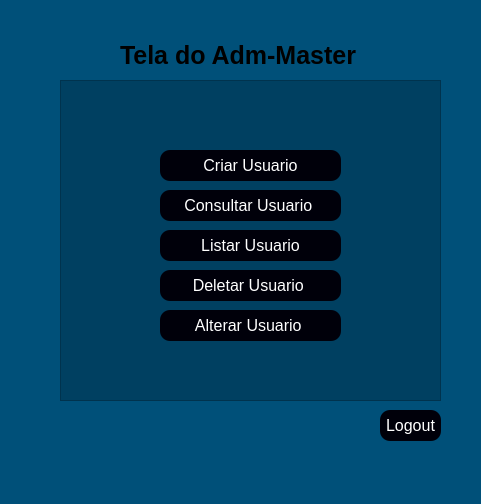
<?xml version="1.0" encoding="UTF-8"?>
<ui version="4.0">
 <class>MainWindow</class>
 <widget class="QMainWindow" name="MainWindow">
  <property name="geometry">
   <rect>
    <x>0</x>
    <y>0</y>
    <width>481</width>
    <height>504</height>
   </rect>
  </property>
  <property name="windowTitle">
   <string>MainWindow</string>
  </property>
  <property name="styleSheet">
   <string notr="true">background-color: rgb(0, 80, 121);</string>
  </property>
  <widget class="QWidget" name="centralwidget">
   <widget class="QFrame" name="frame">
    <property name="geometry">
     <rect>
      <x>60</x>
      <y>80</y>
      <width>381</width>
      <height>321</height>
     </rect>
    </property>
    <property name="styleSheet">
     <string notr="true">background-color: rgba(0,0,0,0.2)</string>
    </property>
    <property name="frameShape">
     <enum>QFrame::StyledPanel</enum>
    </property>
    <property name="frameShadow">
     <enum>QFrame::Raised</enum>
    </property>
    <widget class="QPushButton" name="btn_criar">
     <property name="geometry">
      <rect>
       <x>100</x>
       <y>70</y>
       <width>181</width>
       <height>31</height>
      </rect>
     </property>
     <property name="cursor">
      <cursorShape>PointingHandCursor</cursorShape>
     </property>
     <property name="styleSheet">
      <string notr="true">QPushButton{color: rgb(255, 255, 255); border-radius: 10px; font-size: 16px; background-color:rgb(0, 0, 10);;}

QPushButton:hover{background-color: #fff; color:black}

</string>
     </property>
     <property name="text">
      <string>Criar Usuario</string>
     </property>
    </widget>
    <widget class="QPushButton" name="btn_consultar">
     <property name="geometry">
      <rect>
       <x>100</x>
       <y>110</y>
       <width>181</width>
       <height>31</height>
      </rect>
     </property>
     <property name="cursor">
      <cursorShape>PointingHandCursor</cursorShape>
     </property>
     <property name="styleSheet">
      <string notr="true">QPushButton{color: rgb(255, 255, 255); border-radius: 10px; font-size: 16px; background-color:rgb(0, 0, 10);;}

QPushButton:hover{background-color: #fff; color:black}

</string>
     </property>
     <property name="text">
      <string>Consultar Usuario </string>
     </property>
    </widget>
    <widget class="QPushButton" name="btn_listar">
     <property name="geometry">
      <rect>
       <x>100</x>
       <y>150</y>
       <width>181</width>
       <height>31</height>
      </rect>
     </property>
     <property name="cursor">
      <cursorShape>PointingHandCursor</cursorShape>
     </property>
     <property name="styleSheet">
      <string notr="true">QPushButton{color: rgb(255, 255, 255); border-radius: 10px; font-size: 16px; background-color:rgb(0, 0, 10);;}

QPushButton:hover{background-color: #fff; color:black}

</string>
     </property>
     <property name="text">
      <string>Listar Usuario</string>
     </property>
    </widget>
    <widget class="QPushButton" name="btn_deletar">
     <property name="geometry">
      <rect>
       <x>100</x>
       <y>190</y>
       <width>181</width>
       <height>31</height>
      </rect>
     </property>
     <property name="cursor">
      <cursorShape>PointingHandCursor</cursorShape>
     </property>
     <property name="styleSheet">
      <string notr="true">QPushButton{color: rgb(255, 255, 255); border-radius: 10px; font-size: 16px; background-color:rgb(0, 0, 10);;}

QPushButton:hover{background-color: #fff; color:black}

</string>
     </property>
     <property name="text">
      <string>Deletar Usuario </string>
     </property>
    </widget>
    <widget class="QPushButton" name="btn_alterar">
     <property name="geometry">
      <rect>
       <x>100</x>
       <y>230</y>
       <width>181</width>
       <height>31</height>
      </rect>
     </property>
     <property name="cursor">
      <cursorShape>PointingHandCursor</cursorShape>
     </property>
     <property name="styleSheet">
      <string notr="true">QPushButton{color: rgb(255, 255, 255); border-radius: 10px; font-size: 16px; background-color:rgb(0, 0, 10);;}

QPushButton:hover{background-color: #fff; color:black}

</string>
     </property>
     <property name="text">
      <string>Alterar Usuario </string>
     </property>
    </widget>
   </widget>
   <widget class="QLabel" name="label_2">
    <property name="geometry">
     <rect>
      <x>120</x>
      <y>40</y>
      <width>261</width>
      <height>31</height>
     </rect>
    </property>
    <property name="font">
     <font>
      <pointsize>19</pointsize>
      <weight>75</weight>
      <bold>true</bold>
     </font>
    </property>
    <property name="text">
     <string>Tela do Adm-Master</string>
    </property>
   </widget>
   <widget class="QPushButton" name="btn_sair_2">
    <property name="geometry">
     <rect>
      <x>380</x>
      <y>410</y>
      <width>61</width>
      <height>31</height>
     </rect>
    </property>
    <property name="cursor">
     <cursorShape>PointingHandCursor</cursorShape>
    </property>
    <property name="styleSheet">
     <string notr="true">QPushButton{color: rgb(255, 255, 255); border-radius: 10px; font-size: 16px; background-color:rgb(0, 0, 10);;}

QPushButton:hover{background-color: #fff; color:black}

</string>
    </property>
    <property name="text">
     <string>Logout</string>
    </property>
   </widget>
  </widget>
  <widget class="QMenuBar" name="menubar">
   <property name="geometry">
    <rect>
     <x>0</x>
     <y>0</y>
     <width>481</width>
     <height>21</height>
    </rect>
   </property>
  </widget>
  <widget class="QStatusBar" name="statusbar"/>
 </widget>
 <resources/>
 <connections/>
</ui>
